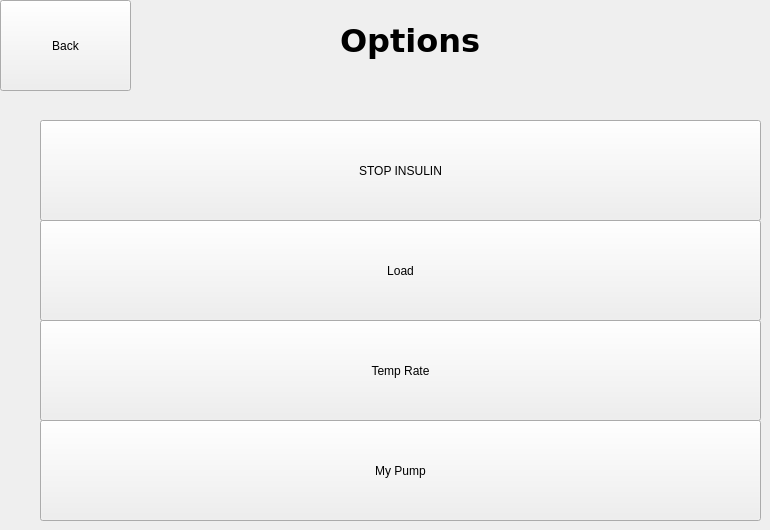
    <widget class="QWidget" name="Options">
     <widget class="QPushButton" name="backButton_4">
      <property name="geometry">
       <rect>
        <x>0</x>
        <y>0</y>
        <width>131</width>
        <height>91</height>
       </rect>
      </property>
      <property name="text">
       <string>Back</string>
      </property>
     </widget>
     <widget class="QLabel" name="OptionsLabel">
      <property name="geometry">
       <rect>
        <x>340</x>
        <y>20</y>
        <width>141</width>
        <height>41</height>
       </rect>
      </property>
      <property name="font">
       <font>
        <family>DejaVu Sans</family>
        <pointsize>24</pointsize>
        <weight>75</weight>
        <bold>true</bold>
       </font>
      </property>
      <property name="text">
       <string>Options</string>
      </property>
     </widget>
     <widget class="QPushButton" name="stopInsulinButton">
      <property name="geometry">
       <rect>
        <x>40</x>
        <y>120</y>
        <width>721</width>
        <height>101</height>
       </rect>
      </property>
      <property name="text">
       <string>STOP INSULIN</string>
      </property>
     </widget>
     <widget class="QPushButton" name="loadButton">
      <property name="geometry">
       <rect>
        <x>40</x>
        <y>220</y>
        <width>721</width>
        <height>101</height>
       </rect>
      </property>
      <property name="text">
       <string>Load</string>
      </property>
     </widget>
     <widget class="QPushButton" name="tempRateButton">
      <property name="geometry">
       <rect>
        <x>40</x>
        <y>320</y>
        <width>721</width>
        <height>101</height>
       </rect>
      </property>
      <property name="text">
       <string>Temp Rate</string>
      </property>
     </widget>
     <widget class="QPushButton" name="myPumpButton">
      <property name="geometry">
       <rect>
        <x>40</x>
        <y>420</y>
        <width>721</width>
        <height>101</height>
       </rect>
      </property>
      <property name="text">
       <string>My Pump</string>
      </property>
     </widget>
    </widget>
